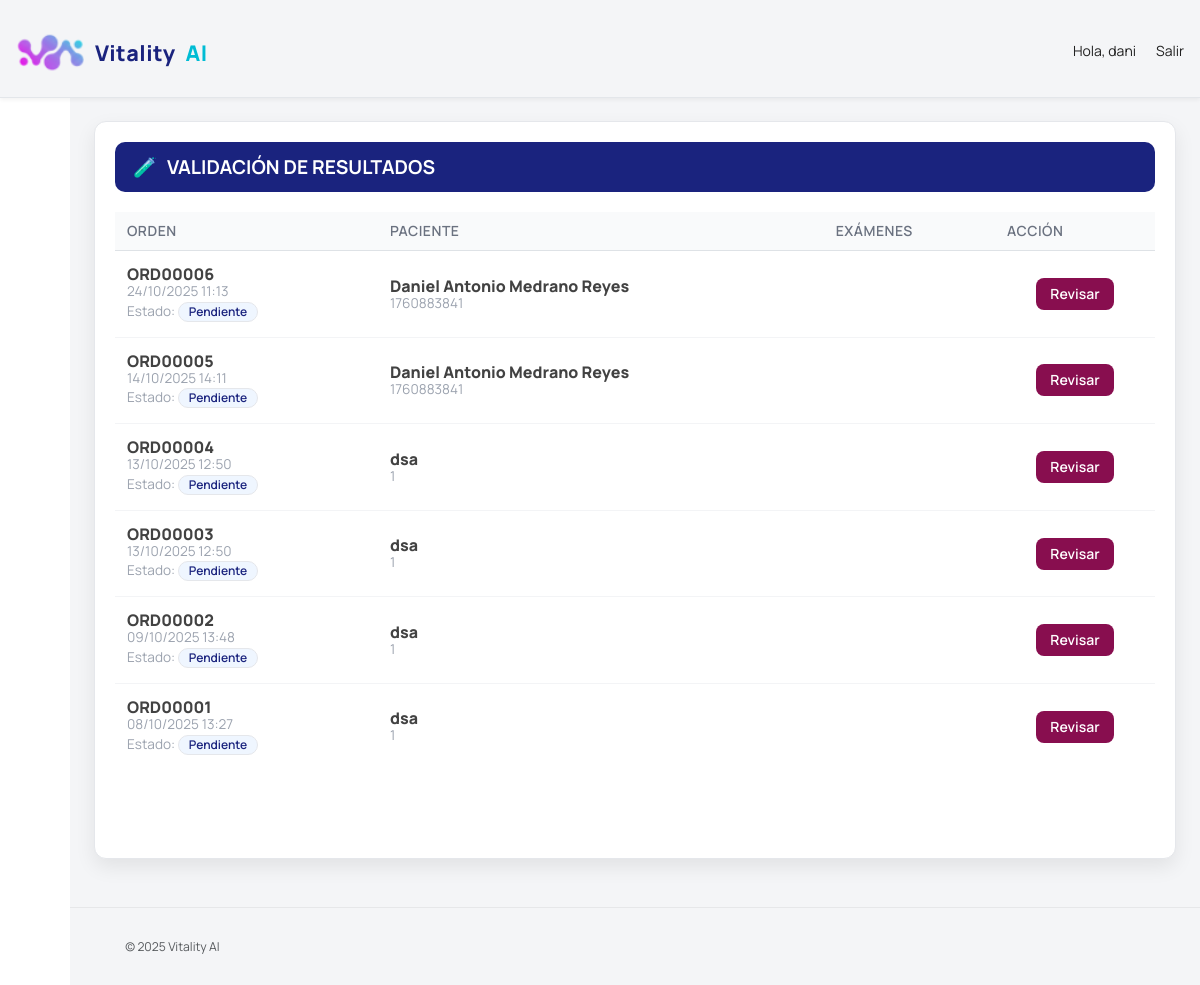
Page /validacion/ (signed in) on the earlier database version.
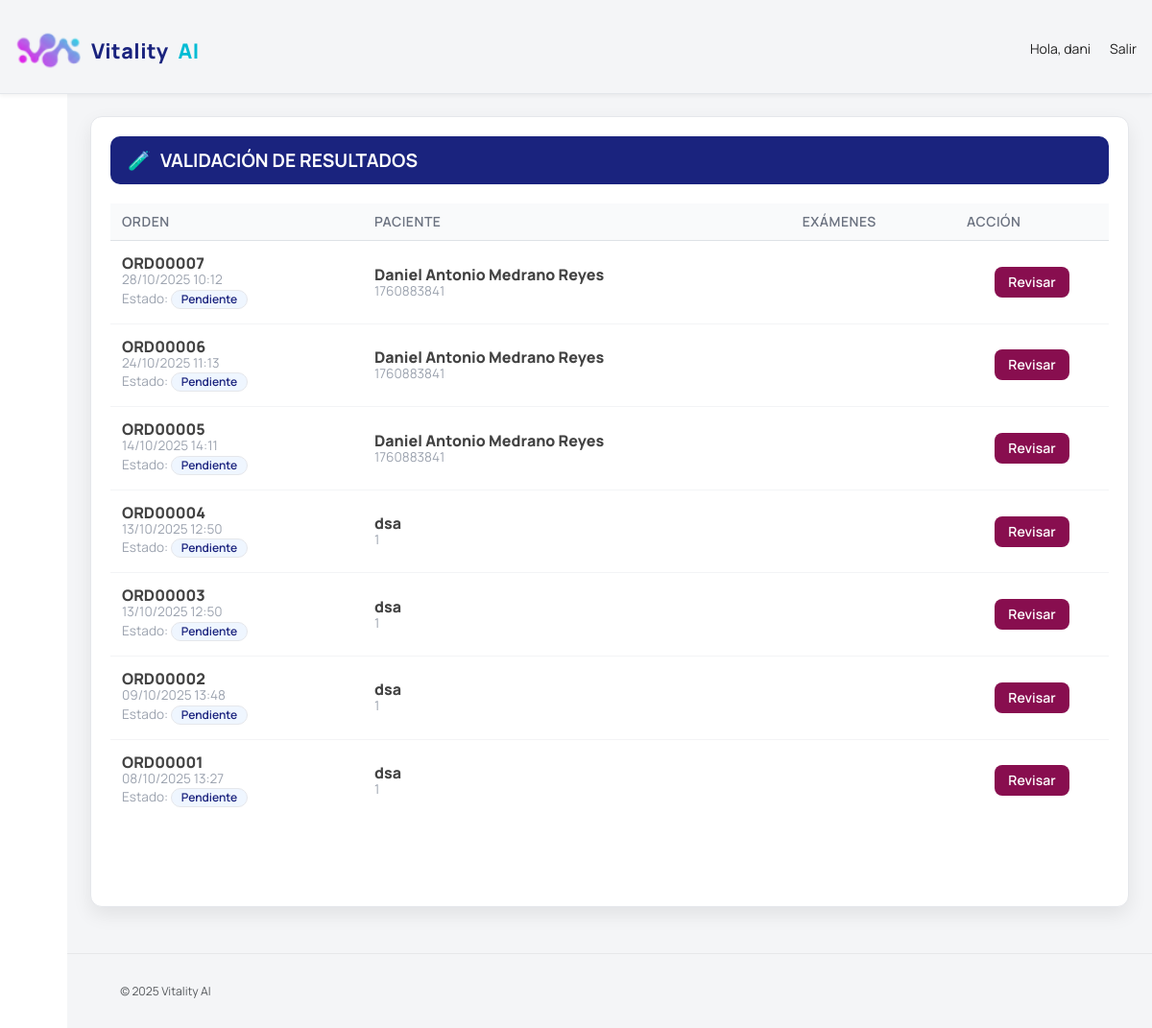
Same page on the later database version.
### laboratorio/models.py (models this page shows, shortened)
class Orden(models.Model):
    paciente = models.ForeignKey(Paciente, on_delete=models.CASCADE)
    numero_orden = models.CharField(max_length=20, unique=True)
    fecha = models.DateTimeField(auto_now_add=True)
    medico = models.CharField(max_length=150, blank=True, null=True)
    tipo = models.CharField(max_length=20, choices=[('Rutina', 'Rutina'), ('Urgente', 'Urgente')], default='Rutina')
    estado = models.CharField(max_length=20, choices=[
         ('Pendiente', 'Pendiente'),
        ('En proceso', 'En proceso'),
        ('En validación', 'En validación'),
        ('Validado', 'Validado'),
    ], default='Pendiente')
    total = models.DecimalField(max_digits=10, decimal_places=2, default=0.00)
    observaciones = models.TextField(blank=True, null=True)
    equipo = models.ForeignKey(Equipo, on_delete=models.SET_NULL, null=True, blank=True)
    creado_en = models.DateTimeField(auto_now_add=True)
    actualizado_en = models.DateTimeField(auto_now=True)
    creado_por = models.ForeignKey(User, related_name='orden_creado_por', on_delete=models.SET_NULL, null=True, blank=True)
    modificado_por = models.ForeignKey(User, related_name='orden_modificado_por', on_delete=models.SET_NULL, null=True, blank=True)

class Paciente(models.Model):
    documento_identidad = models.CharField(max_length=20, unique=True)
    nombre_completo = models.CharField(max_length=150)
    sexo = models.CharField(max_length=10, choices=[('M', 'Masculino'), ('F', 'Femenino')])
    fecha_nacimiento = models.DateField(null=True, blank=True)
    telefono = models.CharField(max_length=20, blank=True, null=True)
    email = models.EmailField(blank=True, null=True)
    direccion = models.TextField(blank=True, null=True)
    numero_registro = models.PositiveIntegerField(unique=True, editable=False, null=True, blank=True)
    creado_en = models.DateTimeField(auto_now_add=True)
    actualizado_en = models.DateTimeField(auto_now=True)
    creado_por = models.ForeignKey(User, related_name='paciente_creado_por', on_delete=models.SET_NULL, null=True, blank=True)
    modificado_por = models.ForeignKey(User, related_name='paciente_modificado_por', on_delete=models.SET_NULL, null=True, blank=True)

### laboratorio/views.py (the view)
# urls.py: path('validacion/', views.validacion_lista, name='validacion_lista'),
@login_required
def validacion_lista(request):
    ordenes = (
        Orden.objects
        .select_related('paciente')
        .prefetch_related('examenes__examen', 'examenes__resultados')
        .order_by('-fecha')
    )
    candidatas = []
    for o in ordenes:
        estados_oe = [(oe.estado or '').strip() for oe in o.examenes.all()]
        tiene_en_validacion = any(s == 'En validación' for s in estados_oe)
        sin_pendientes = not any(s in ['Pendiente', 'En proceso'] for s in estados_oe)
        if tiene_en_validacion or (sin_pendientes and (o.estado or '') != 'Validado'):
            candidatas.append(o)
    return render(request, 'laboratorio/validacion_lista.html', {
        'ordenes': candidatas
    })

### laboratorio/templates/laboratorio/validacion_lista.html (shortened to what this page needs)
{% extends "base_star.html" %}
{% block content %}
<div class="slx-card">
  <div class="slx-title">
    <span class="icon">🧪</span> Validación de resultados
  </div>
  {% if not ordenes %}
    <p class="meta">No hay órdenes en validación.</p>
  {% else %}
    <table class="table">
      <thead>
        <tr>
          <th>Orden</th>
          <th>Paciente</th>
          <th>Exámenes</th>
          <th style="width:160px;">ACCIÓN</th>
        </tr>
      </thead>
      <tbody>
      {% for o in ordenes %}
        <tr data-orden="{{ o.id }}">
          <td>
            <div class="small"><strong>{{ o.numero_orden }}</strong></div>
            <div class="meta">{{ o.fecha|date:"d/m/Y H:i" }}</div>
            <div class="meta">Estado: <span class="badge">{{ o.estado }}</span></div>
          </td>
          <td>
            <div class="small"><strong>{{ o.paciente.nombre_completo }}</strong></div>
            <div class="meta">{{ o.paciente.documento_identidad }}</div>
          </td>
          <td>
          </td>
          <td class="actions">
            <button class="btn blue btn-revisar" data-orden="{{ o.id }}" type="button">Revisar</button>
          </td>
        </tr>
      {% endfor %}
      </tbody>
    </table>
  {% endif %}
  <div id="alerta" class="alert"></div>
</div>
{% endblock %}

Differences in the rows shown:
added Orden: numero_orden "ORD00007", fecha "28/10/2025 10:12", estado "Pendiente", paciente.nombre_completo "Daniel Antonio Medrano Reyes", paciente.documento_identidad "1760883841"
